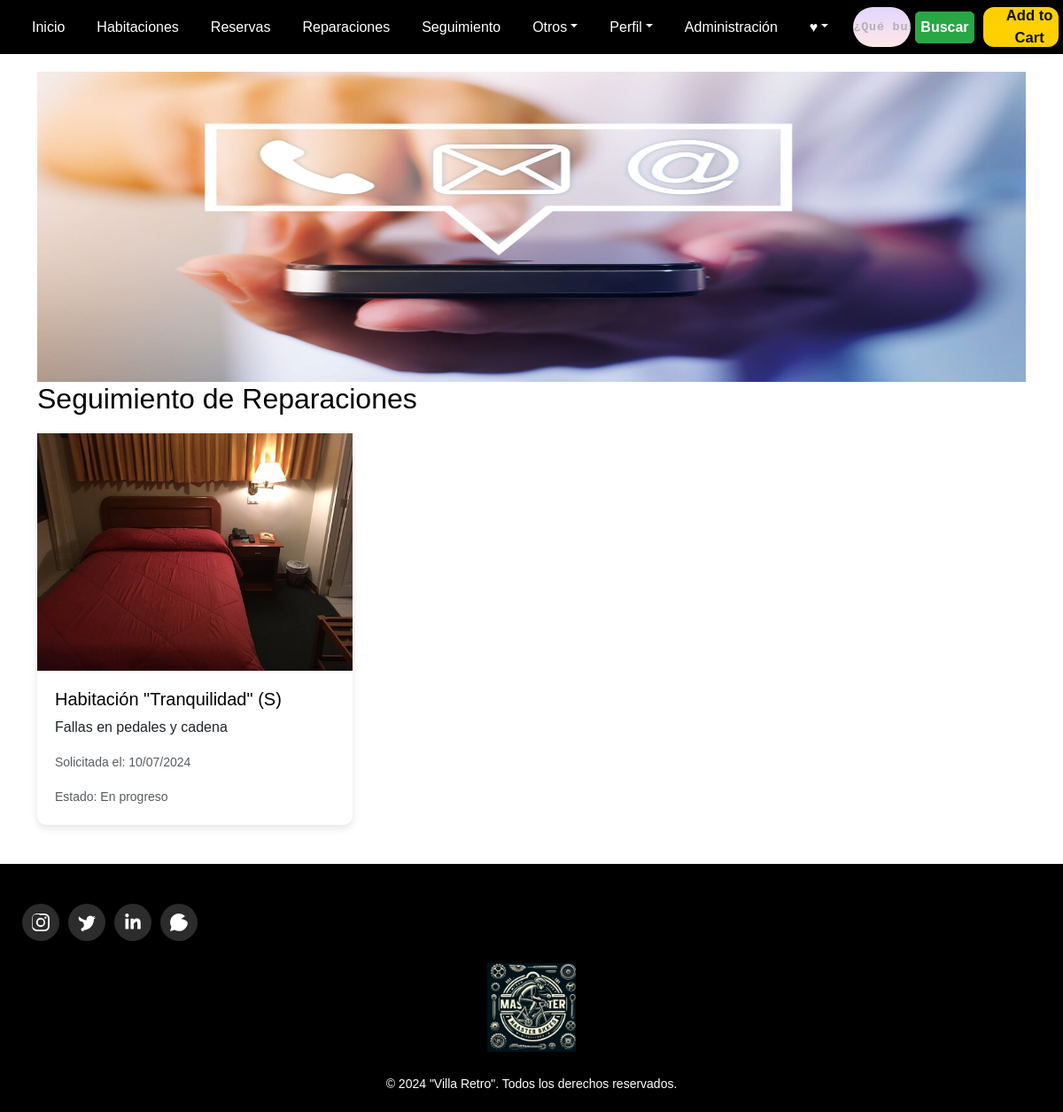
Page /seguimiento/ (signed in) on the committed database.
### masterbikes/models.py (models this page shows, shortened)
class Reparacion(models.Model):
    usuario = models.ForeignKey(User, on_delete=models.CASCADE)
    bicicleta = models.ForeignKey(Bicicleta, on_delete=models.CASCADE)
    descripcion = models.TextField()
    fecha_solicitud = models.DateTimeField(auto_now_add=True)
    fecha_completada = models.DateTimeField(null=True, blank=True)

class Bicicleta(models.Model):
    nombre = models.CharField(max_length=100)
    descripcion = models.TextField()
    precio = models.DecimalField(max_digits=10, decimal_places=3)
    imagen = models.ImageField(upload_to='bicicletas/')

### masterbikes/views.py (the view)
# urls.py: path('seguimiento/', views.seguimiento, name='seguimiento'),
@login_required
def seguimiento(request):
    reparaciones = Reparacion.objects.filter(usuario=request.user)
    return render(request, 'masterbikes/Vistas/seguimiento.html', {'reparaciones': reparaciones})

### masterbikes/Templates/masterbikes/Vistas/seguimiento.html (shortened to what this page needs)
{% load static %}
<!DOCTYPE html>
<html lang="es">
<head>
    {% load bootstrap5 %}
    {% bootstrap_css %}
    <link rel="stylesheet" href="{% static 'css/styles.css' %}">
    <link rel="stylesheet" href="{% static 'css/stylesIncludes.css' %}">
</head>
<body>
    {% include 'masterbikes/includes/header.html' %}
    <main class="main">
        <div class="container">
            <img src="{% static 'img/contacto.jpg' %}" class="banner-img" alt="Banner Reparaciones">
            <h2>Seguimiento de Reparaciones</h2>
            <div class="row">
                {% for reparacion in reparaciones %}
                <div class="col-md-4">
                    <div class="card mb-4">
                        <img src="{{ reparacion.bicicleta.imagen.url }}" class="img-fluid w-100" alt="{{ reparacion.bicicleta.nombre }}">
                        <div class="card-body">
                            <h5 class="card-title">{{ reparacion.bicicleta.nombre }}</h5>
                            <p class="card-text">{{ reparacion.descripcion }}</p>
                            <p class="card-text"><small class="text-muted">Solicitada el: {{ reparacion.fecha_solicitud|date:"d/m/Y" }}</small></p>
                            {% if reparacion.fecha_completada %}
                            <p class="card-text"><small class="text-muted">Completada el: {{ reparacion.fecha_completada|date:"d/m/Y" }}</small></p>
                            {% else %}
                            <p class="card-text"><small class="text-muted">Estado: En progreso</small></p>
                            {% endif %}
                        </div>
                    </div>
                </div>
                {% endfor %}
            </div>
        </div>
    </main>
    {% include 'masterbikes/includes/footer.html' %}
</body>
</html>

### masterbikes/Static/css/styles.css (style rules this page uses)
body { background-color: #f0f8ff; font-family: 'Arial', sans-serif; }
.main { padding: 20px; background-color: #ffffff; }
.card { margin-bottom: 20px; }
h2 { font-size: 2rem; margin-bottom: 20px; color: #000000; }
.banner-img { width: 100%; height: 350px; display: block; margin: 0; padding: 0; }
.card { border: none; border-radius: 10px; box-shadow: 0 4px 8px rgba(0, 0, 0, 0.1); }
.card-body { padding: 20px; }
.card-title { font-size: 1.25rem; color: #000000; }
.card-text { margin-bottom: 15px; }

### rows in the picture
Reparacion: bicicleta.imagen (picture), bicicleta.nombre "Habitación \"Tranquilidad\" (S)", descripcion "Fallas en pedales y cadena", fecha_solicitud "10/07/2024", shows "Estado: En progreso"
